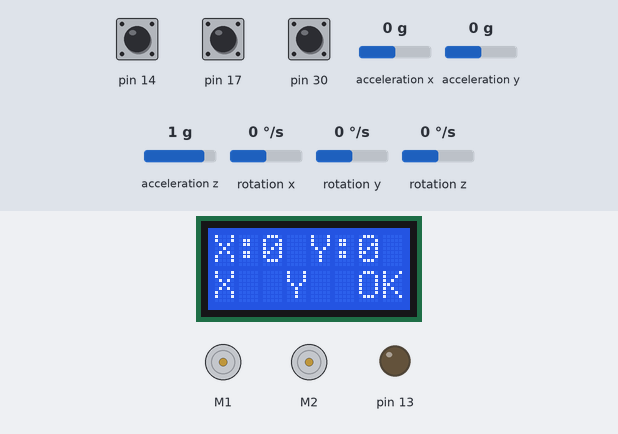
A sketch run on a simulated Arduino Leonardo, built with avr-gcc and run on an emulated ATmega32U4. Shown: 8×2 character LCD, 2 × DC motor (green arrow = forward, orange = backward, longer = faster), output pins drawn as LEDs (lit = HIGH). The inputs (shaded band) are chosen by the test bench; at power-on: pin 17 HIGH, pin 14 HIGH, pin 30 HIGH, acceleration x 0 g, acceleration y 0 g, acceleration z 1 g, rotation x 0 °/s, rotation y 0 °/s, rotation z 0 °/s.

Above: at 3.2 s.
3.3 s: pin 17 pulled LOW for 0.15 s
At 4.4 s:
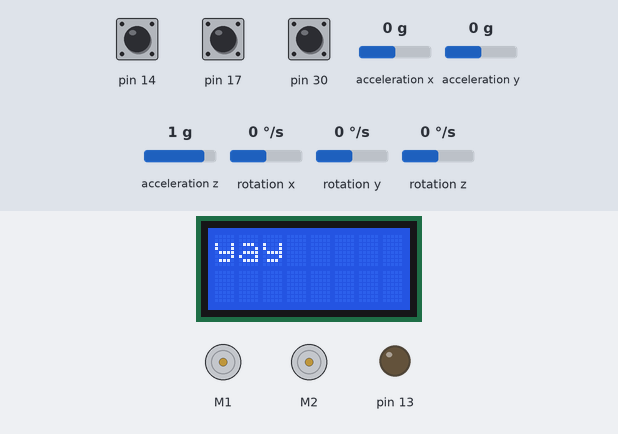
At 5.6 s:
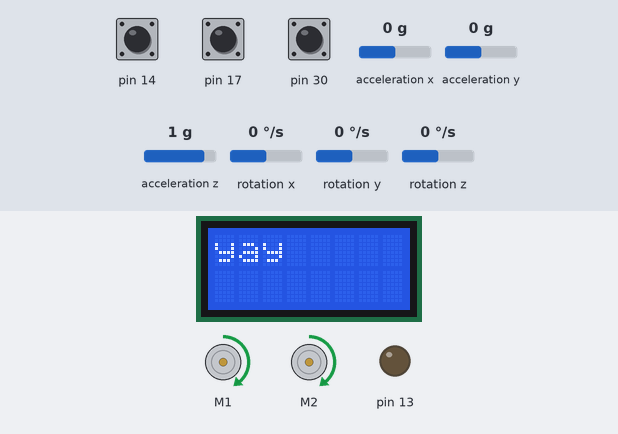
Timing chart, 0 to 15.4 s (numbered marks = the images above; inputs shaded):
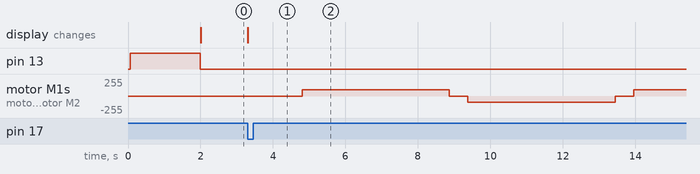

Measured:
- after the input at 3.3 s, motor M1, motor M2: stopped → forward 95/255 after 1.5 s, → stopped 4.1 s later, → backward 95/255 0.50 s later, → stopped 4.1 s later, … (5 changes in this stretch); the display: changes at once (image 1)

The sketch:

ZumoCode.ino
```cpp
#include <Wire.h>
#include <Zumo32U4.h>

#define getXY 0
#define printing 1
#define printDone 2

// Zumo objects
Zumo32U4ButtonA buttonA;
Zumo32U4ButtonB buttonB;
Zumo32U4ButtonC buttonC;
Zumo32U4LCD display;
Zumo32U4IMU imu;
Zumo32U4Encoders encoders;
Zumo32U4Motors motors;

typedef struct{
  int x;
  int y;
  int z;
} xyzData;

xyzData errorGlobal;

#include "TurnSensor.h" // leave at this location- it needs Zumo objects

// Encoder constants
const double tread_diam_in = 1.53543; // total height of treads, verified in CAD
const double ticks_per_rev = 12 * 75.81; // this may be 51.45, 75.81, or 100.37
const double in_per_rev = M_PI * tread_diam_in; // circumference = 2*pi*r = pi*D
const double ticks_per_in = ticks_per_rev / in_per_rev;

// Compass heading
double init_heading;
double setpoint_heading;

// Menu vars
uint8_t x;
uint8_t y;
uint8_t state;

//Prototypes
void turnCW(double degrees, int motorSpeed = 100);
void turnCCW(double degrees, int motorSpeed = 100);
void paintLine(double inches, char pixels[54], bool leftToRight = true, int motorSpeed = 150);
void drawImage(double width_in, double height_in, int rows);
void forward(double inches, int motorSpeeds = 150);
void backward(double inches, int motorSpeeds = 150);
void turnCW_mag(double degrees, int motorSpeed = 100);
double getHeading();

// Image
char image[36][54] = {
  {'W','W','W','W','W','W','W','W','W','W','W','W','W','W','W','W','W','W','W','W','W','W','W','W','W','W','W','W','W','W','W','W','W','W','W','W','W','W','W','W','W','W','W','W','W','W','W','W','W','W','W','W','W','W'},
  {'W','W','W','W','W','W','W','W','W','W','W','W','W','W','W','W','W','W','W','W','W','W','W','W','W','W','W','W','W','W','W','W','W','W','W','W','W','W','W','W','W','W','W','W','W','W','W','W','W','W','W','W','W','W'},
  {'W','W','W','W','W','W','W','W','W','W','W','W','W','W','W','W','W','W','W','W','W','W','W','W','W','W','W','W','W','W','W','W','W','W','W','W','W','W','W','W','W','W','W','W','W','W','W','W','W','W','W','W','W','W'},
  {'W','W','W','W','W','W','W','W','W','W','W','W','W','W','W','W','W','W','W','W','W','W','W','W','W','B','B','W','W','W','W','W','W','W','W','W','W','W','W','W','W','W','W','W','W','W','W','W','W','W','W','W','W','W'},
  {'W','W','W','W','W','W','W','W','W','W','W','W','W','W','W','W','W','W','W','W','W','W','W','W','B','B','B','W','W','W','W','W','W','W','W','W','W','W','W','W','W','W','W','W','W','W','W','W','W','W','W','W','W','W'},
  {'W','W','W','W','W','W','W','W','W','W','W','W','W','W','W','W','W','W','W','W','W','W','W','W','B','B','B','B','W','W','B','W','W','W','W','W','W','W','W','W','W','W','W','W','W','W','W','W','W','W','W','W','W','W'},
  {'W','W','W','W','W','W','W','W','W','W','W','W','W','W','W','W','W','W','W','W','W','W','W','B','B','W','W','B','B','B','B','B','W','W','W','W','W','W','W','W','W','W','W','W','W','W','W','W','W','W','W','W','W','W'},
  {'W','W','W','W','W','W','W','W','W','W','W','W','W','W','W','W','W','W','W','B','B','B','B','B','B','W','W','W','B','B','B','B','B','B','B','W','W','W','W','W','W','W','W','W','W','W','W','W','W','W','W','W','W','W'},
  {'W','W','W','W','W','W','W','W','W','W','W','W','W','W','W','W','W','B','B','B','B','B','B','B','B','W','W','W','B','B','B','B','B','B','B','B','B','B','W','W','W','W','W','W','W','W','W','W','W','W','W','W','W','W'},
  {'W','W','W','W','W','W','W','W','W','W','W','W','W','B','B','B','B','Y','Y','Y','Y','Y','B','B','B','W','W','W','W','B','B','B','Y','Y','Y','Y','B','B','B','B','B','W','W','W','W','W','W','W','W','W','W','W','W','W'},
  {'W','W','W','W','W','W','W','W','W','W','W','B','B','B','B','Y','Y','Y','Y','Y','B','B','B','B','B','W','W','W','W','B','B','B','Y','Y','Y','Y','Y','Y','B','B','B','B','B','W','W','W','W','W','W','W','W','W','W','W'},
  {'W','W','W','W','W','W','W','W','W','B','B','B','B','Y','Y','Y','Y','Y','B','B','B','B','B','B','B','B','B','W','W','B','B','B','B','Y','Y','Y','Y','Y','Y','Y','Y','B','B','B','B','W','W','W','W','W','W','W','W','W'},
  {'W','W','W','W','W','W','W','W','B','B','B','Y','Y','Y','Y','B','B','B','B','B','B','B','B','B','B','B','W','W','W','B','B','B','B','B','B','Y','Y','Y','Y','Y','Y','Y','Y','B','B','B','W','W','W','W','W','W','W','W'},
  {'W','W','W','W','W','W','W','B','B','Y','Y','Y','B','B','B','B','B','B','B','B','B','B','B','B','B','W','W','W','W','W','W','W','W','B','B','B','Y','Y','Y','Y','Y','Y','Y','Y','B','B','B','W','W','W','W','W','W','W'},
  {'W','W','W','W','W','W','B','B','Y','Y','Y','B','B','B','B','B','B','B','B','B','B','B','B','B','B','W','W','W','W','W','W','W','W','W','W','B','B','Y','Y','Y','Y','Y','Y','Y','Y','B','B','B','W','W','W','W','W','W'},
  {'W','W','W','W','W','B','B','Y','Y','B','B','B','B','B','B','B','B','B','B','B','B','B','B','B','B','W','W','W','W','W','B','B','W','W','W','W','B','B','Y','Y','Y','Y','Y','Y','Y','Y','B','B','B','W','W','W','W','W'},
  {'W','W','W','W','W','B','B','Y','B','B','B','B','B','B','B','B','B','B','B','B','B','B','B','W','W','W','W','W','W','W','W','B','B','W','W','W','W','B','Y','Y','Y','Y','Y','Y','Y','Y','Y','B','B','W','W','W','W','W'},
  {'W','W','W','W','B','B','B','B','B','B','B','B','B','B','B','B','B','B','B','B','B','B','B','B','W','W','W','W','W','W','W','B','B','B','W','W','W','B','B','Y','Y','Y','Y','Y','Y','Y','Y','B','B','B','W','W','W','W'},
  {'W','W','W','W','B','B','B','B','B','B','B','B','B','B','B','B','B','B','B','B','B','B','B','B','W','W','W','W','W','W','W','W','W','W','W','W','W','W','B','B','Y','Y','Y','Y','Y','Y','Y','Y','B','B','W','W','W','W'},
  {'W','W','W','B','B','B','B','B','B','B','B','B','B','B','B','B','W','W','W','B','B','B','B','W','W','W','W','W','W','W','W','W','W','W','W','W','W','W','W','B','B','B','Y','Y','Y','Y','Y','Y','B','B','B','W','W','W'},
  {'W','W','W','B','B','B','B','B','B','B','B','B','B','B','W','W','W','W','W','B','B','B','W','W','W','W','W','W','W','W','W','W','W','W','W','W','W','W','W','W','W','B','B','B','Y','Y','Y','Y','B','B','B','W','W','W'},
  {'W','W','W','W','B','B','B','B','B','B','B','B','B','W','W','W','W','W','W','W','B','W','W','W','W','B','W','W','W','W','W','W','W','W','W','W','W','W','W','W','W','W','W','B','B','B','Y','Y','B','B','W','W','W','W'},
  {'W','W','W','W','B','B','B','B','B','B','B','B','W','W','W','W','W','W','W','W','W','W','W','W','B','B','W','W','W','W','W','W','W','W','W','W','W','W','W','W','W','W','W','B','B','B','Y','B','B','B','W','W','W','W'},
  {'W','W','W','W','W','B','B','B','B','B','B','W','W','W','W','W','W','W','W','W','W','W','W','W','B','B','W','W','W','W','W','W','W','W','W','W','W','W','W','W','W','W','W','B','B','Y','Y','B','B','W','W','W','W','W'},
  {'W','W','W','W','W','B','B','B','B','B','W','W','W','W','W','W','W','W','W','W','W','W','W','B','B','B','W','W','W','W','W','W','W','W','W','W','W','W','W','W','W','W','W','B','Y','Y','B','B','B','W','W','W','W','W'},
  {'W','W','W','W','W','W','B','B','B','B','B','B','B','B','B','B','W','W','W','W','W','W','W','B','B','B','W','W','W','B','B','B','B','B','B','B','B','W','W','W','W','W','B','Y','Y','B','B','B','W','W','W','W','W','W'},
  {'W','W','W','W','W','W','W','B','B','B','B','B','B','B','B','B','B','W','W','W','W','W','W','W','B','B','B','B','B','B','B','B','B','B','B','B','B','B','B','B','B','B','Y','Y','B','B','B','W','W','W','W','W','W','W'},
  {'W','W','W','W','W','W','W','W','W','B','B','B','B','B','B','B','B','B','W','W','W','W','W','W','B','B','B','B','B','B','B','Y','Y','Y','Y','Y','Y','Y','Y','Y','Y','Y','B','B','B','W','W','W','W','W','W','W','W','W'},
  {'W','W','W','W','W','W','W','W','W','W','B','B','B','B','B','B','B','B','W','W','W','W','W','W','W','W','W','B','B','B','Y','Y','Y','Y','Y','Y','Y','Y','Y','Y','Y','B','B','B','B','W','W','W','W','W','W','W','W','W'},
  {'W','W','W','W','W','W','W','W','W','W','W','W','B','B','B','B','B','B','B','W','W','W','W','W','W','W','B','B','B','Y','Y','Y','Y','Y','Y','Y','Y','B','B','B','B','B','W','W','W','W','W','W','W','W','W','W','W','W'},
  {'W','W','W','W','W','W','W','W','W','W','W','W','W','W','B','B','B','B','B','W','W','W','W','W','W','B','B','B','B','Y','Y','Y','Y','Y','Y','B','B','B','B','B','B','W','W','W','W','W','W','W','W','W','W','W','W','W'},
  {'W','W','W','W','W','W','W','W','W','W','W','W','W','W','W','W','W','B','B','B','W','W','W','W','W','B','B','B','B','B','B','B','B','B','B','B','B','W','W','W','W','W','W','W','W','W','W','W','W','W','W','W','W','W'},
  {'W','W','W','W','W','W','W','W','W','W','W','W','W','W','W','W','W','W','W','B','W','W','W','W','B','B','B','B','B','B','B','B','B','W','W','W','W','W','W','W','W','W','W','W','W','W','W','W','W','W','W','W','W','W'},
  {'W','W','W','W','W','W','W','W','W','W','W','W','W','W','W','W','W','W','W','W','W','W','W','W','W','W','W','W','W','W','W','W','W','W','W','W','W','W','W','W','W','W','W','W','W','W','W','W','W','W','W','W','W','W'},
  {'W','W','W','W','W','W','W','W','W','W','W','W','W','W','W','W','W','W','W','W','W','W','W','W','W','W','W','W','W','W','W','W','W','W','W','W','W','W','W','W','W','W','W','W','W','W','W','W','W','W','W','W','W','W'},
  {'W','W','W','W','W','W','W','W','W','W','W','W','W','W','W','W','W','W','W','W','W','W','W','W','W','W','W','W','W','W','W','W','W','W','W','W','W','W','W','W','W','W','W','W','W','W','W','W','W','W','W','W','W','W'}
};

/*
 * Calibrates the magnetometer to account for hard iron distortions.
 * Finds the min and max for x,y,z and calculates the error/center point of the
 * data and stores it in errorGlobal.
 *
 * Pass true as printData argument for method to print debugging info.
 */


void printStuff() { //Prints the menu, saves a little space to have it as a function
  display.clear();
  display.print(F("X:"));
  display.print(x);
  display.print(F(" Y:"));
  display.print(y);
  display.gotoXY(0,1);
  display.print(F("X  Y  OK"));
}


void setup() {
  // DO NOT REMOVE; needed for gyro/turning
  turnSensorSetup();
  turnSensorReset();
  Serial.begin(9600);

  // put your setup code here, to run once:
  x = 0;
  y = 0;
  state = 0;
  printStuff();
  Wire.begin();
}


void loop() {
  // put your main code here, to run repeatedly:
  switch (state){
    case 0:
      if(buttonA.getSingleDebouncedPress()){
        x++;
        printStuff();
      }
      if(buttonB.getSingleDebouncedPress()){
        y++;
        printStuff();
      }
      if(buttonC.getSingleDebouncedPress()){
        state++;
        display.clear();
        display.print(F("yay"));
      }
      break;
    case 1:
      delay(1000);
      drawImage(36,24,36);
      state++;
    case 2:
      delay(500);
      break;
  }
}


/**
 * Turns clockwise by running the motors in opposite direction, for
 * specified angle delta.
 *
 * Parameters
 * degrees    : positive clockwise angle to turn, in degrees
 * motorSpeed : motor rate to travel at (0-400, unitless)
*/
void turnCW(double degrees, int motorSpeed = 100) {
  ledGreen(0);
  ledYellow(0);
  ledRed(0);
  turnSensorReset();
  delay(500);
  turnSensorUpdate();
  int init_angle = ((((int32_t)turnAngle>>16)*360)>>16);
  int setpoint = init_angle + ((((int32_t)(turnAngle1*degrees)>>16)*360)>>16);
  display.clear();
  display.print(F("CW Turn"));

  motors.setSpeeds(motorSpeed, -motorSpeed); // activate motors
  bool transit = true;
  while (transit) {
    turnSensorUpdate();
    int error = ((((int32_t)turnAngle>>16)*360)>>16) - setpoint;
    if (error <= -180) { transit = false; }
  }

  motors.setSpeeds(0, 0); // stop motors
}

void turnCCW(double degrees, int motorSpeed = 100) {
  ledGreen(0);
  ledYellow(0);
  ledRed(0);
  turnSensorReset();
  delay(500);
  turnSensorUpdate();
  int init_angle = ((((int32_t)turnAngle>>16)*360)>>16);
  int setpoint = init_angle - ((((int32_t)(turnAngle1*degrees)>>16)*360)>>16);
  display.clear();
  display.print(F("CCW Turn"));

  motors.setSpeeds(-motorSpeed, motorSpeed);
  bool transit = true;
  while (transit){
    turnSensorUpdate();
    int error = setpoint + ((((int32_t)turnAngle>>16)*360)>>16);
    if(error>=0) { transit = false; }
  }
  motors.setSpeeds(0,0);
}


/**
 * Moves forward specified distance at constant, specified motor speed.
 * Moves until at least one encoder hits its setpoint.
 *
 * Parameters
 * inches     : positive distance to travel in inches (max 120in)
 * motorSpeed : motor rate to travel at (0-400, unitless)
*/
void forward(double inches, int motorSpeed = 150) {
  double setpoint = ticks_per_in * inches;
  turnSensorReset();
  delay(500);
  turnSensorUpdate();
  int init_angle = ((((int32_t)turnAngle>>16)*360)>>16);
  encoders.getCountsAndResetLeft(); // set counts to 0 (overflows at 32767 ticks, >10ft)
  encoders.getCountsAndResetRight();

  motors.setSpeeds(motorSpeed,motorSpeed); // activate motors

  bool transit = true;
  while (transit) {
    turnSensorUpdate();
    int errorAngle =  ((((int32_t)turnAngle>>16)*360)>>16);
    Serial.print(errorAngle);
    Serial.print(F("\n"));
    motors.setSpeeds((motorSpeed+errorAngle),(motorSpeed-errorAngle));
    int delta_L = encoders.getCountsLeft(); // ticks travelled
    int delta_R = encoders.getCountsRight();
    int error_L = setpoint - delta_L; // ticks to setpoint (negative if passed)
    int error_R = setpoint - delta_R;
    if ((error_L<=0) || (error_R<=0)) { transit = false; }
  }

  motors.setSpeeds(0,0); // stop motors
}

void backward(double inches, int motorSpeed = 150) {
  ledGreen(0);
  ledYellow(0);
  ledRed(0);
  double setpoint = ticks_per_in * inches;
  turnSensorReset();
  delay(500);
  turnSensorUpdate();
  encoders.getCountsAndResetLeft(); // set counts to 0 (overflows at 32767 ticks, >10ft)
  encoders.getCountsAndResetRight();

  motors.setSpeeds(-motorSpeed,-motorSpeed); // activate motors

  bool transit = true;
  while (transit) {
    turnSensorUpdate();
    int delta_L = -(encoders.getCountsLeft()); // ticks travelled
    int delta_R = -(encoders.getCountsRight());
    int error_L = (setpoint - delta_L); // ticks to setpoint (negative if passed)
    int error_R = (setpoint - delta_R);
    if ((error_L<=0) || (error_R<=0)) { transit = false; }
  }

  motors.setSpeeds(0,0); // stop motors
}


/**
 * Drives forward, while setting the LEDs to values that correspond
 * to the pixel colors given.
 *
 * Parameters
 * inches : distance to drive forward and draw row across
 * pixels : row of 56 (px_x) characters representing color, pulled from image
*/
void paintLine(double inches, char pixels[54], bool leftToRight, int motorSpeed = 150) {
  double setpoint = ticks_per_in * inches;

  turnSensorReset();
  delay(500);
  turnSensorUpdate();
  int init_angle = ((((int32_t)turnAngle>>16)*360)>>16);
  int setpoint2 = init_angle - ((((int32_t)turnAngle90>>16)*360)>>16);

  encoders.getCountsAndResetLeft(); // set counts to 0 (overflows at 32767 ticks, >10ft)
  encoders.getCountsAndResetRight();

  if(leftToRight)
    motors.setSpeeds(motorSpeed,motorSpeed); // activate motors
  else
    motors.setSpeeds(-motorSpeed,-motorSpeed);
  Serial.print(F("\n"));

  bool transit = true;
  while (transit) {
    turnSensorUpdate();
    int errorAngle = ((((int32_t)turnAngle>>16)*360)>>16);
    int delta_L = encoders.getCountsLeft(); // ticks travelled
    int delta_R = encoders.getCountsRight();
    int error_L = setpoint - delta_L; // ticks to setpoint (negative if passed)
    int error_R = setpoint - delta_R;

    // LED code
    double delta_avg = (delta_L + delta_R) / 2;
    double progress = delta_avg / setpoint;
    int closestPixel_indx;
    if (!leftToRight) { closestPixel_indx = 53-int(round(progress*54)); } // invert if zagging, otherwise leave as a zig
    else{ closestPixel_indx = int(round(progress*54)); }
    char closestPixel = pixels[closestPixel_indx];
    // if (leftToRight) { closestPixel = pixels[closestPixel_indx]; } // left for debugging, but not meant to be included as code
    // else             { closestPixel = pixels[px_x-closestPixel_indx-1]; }
    if (closestPixel == 'W') {
      // white -> no LED
        ledRed(0);
        ledYellow(0);
        ledGreen(1);
    }
    else if(closestPixel == 'Y'){

      ledRed(0);
      ledYellow(1);
      ledGreen(0);
    } // yellow -> yellow LED
    else if(closestPixel == 'B'){
      ledRed(1);
      ledYellow(0);
      ledGreen(0);
    }  // black -> red LED

    else{

      ledRed(0);
      ledYellow(0);
      ledGreen(0);
    } // unparsable char -> no LED

    if ((error_L<=0) || (error_R<=0)) { transit = false; }
  }

  motors.setSpeeds(0,0); // stop motors
}


/**
 * Main function to call; runs in a zigzag, drawing rows of the
 * image using the topside LEDs.
 *
 * Parameters
 * width_in  : x-axis length to drive, in inches
 * height_in : y-axis length, summing height of all rows, in inches
 * rows      : number of rows to zigzag
*/
void drawImage(double width_in, double height_in, int rows) {
  bool leftToRight = true;
  for(int i = 0;i<rows;i++){
    paintLine(width_in,image[i],leftToRight);
    backward(36);

  }
}
```

image.cpp
```cpp

```

Source omitted: TurnSensor.h (3972 bytes)
